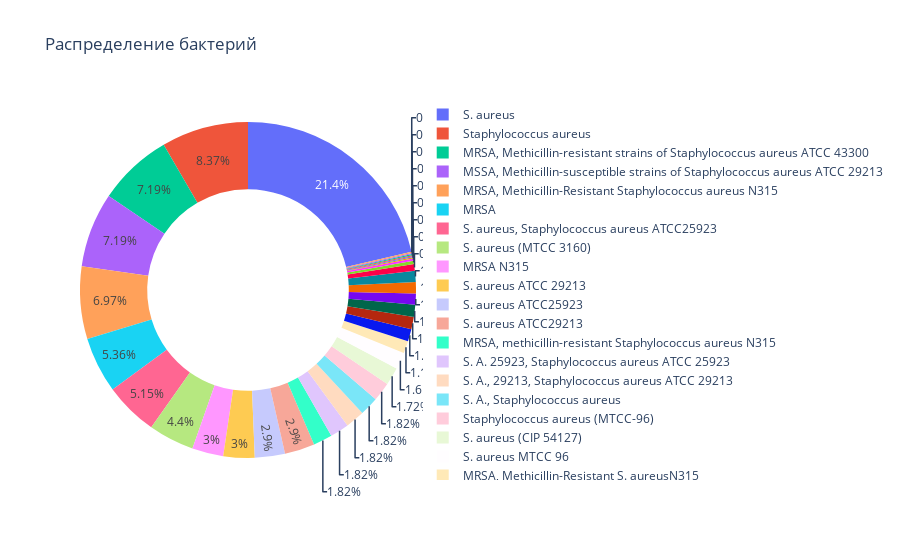

The notebook cell saved with this chart:
### Code cell
fig = px.pie(ds_cleaned, names='bacteria', 
             title='Распределение бактерий', 
             hole=0.6)

fig.show()

### Figure 1 — Plotly figure (JSON) as saved in the notebook; plotly's stock layout.template omitted (floating-point values rounded to 4 significant figures; data arrays with more than 128 entries replaced by an {"elided": "..."} marker saying what was removed)
{"data": [{"domain": {"x": [0, 1], "y": [0, 1]}, "hole": 0.6, "hovertemplate": "bacteria=%{label}<extra></extra>", "labels": {"elided": "932 str values"}, "legendgroup": "", "name": "", "showlegend": true, "type": "pie"}], "layout": {"legend": {"tracegroupgap": 0}, "title": {"text": "Распределение бактерий"}}}
